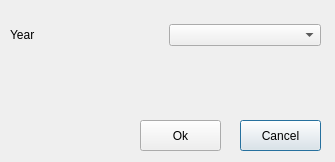
<?xml version="1.0" encoding="UTF-8"?>
<ui version="4.0">
 <class>Dialog</class>
 <widget class="QDialog" name="Dialog">
  <property name="geometry">
   <rect>
    <x>0</x>
    <y>0</y>
    <width>335</width>
    <height>162</height>
   </rect>
  </property>
  <property name="windowTitle">
   <string>Dialog</string>
  </property>
  <widget class="QWidget" name="gridLayoutWidget">
   <property name="geometry">
    <rect>
     <x>10</x>
     <y>10</y>
     <width>311</width>
     <height>51</height>
    </rect>
   </property>
   <layout class="QGridLayout" name="gridLayout">
    <item row="0" column="0">
     <widget class="QLabel" name="label">
      <property name="text">
       <string>Year</string>
      </property>
     </widget>
    </item>
    <item row="0" column="1">
     <widget class="QComboBox" name="comboBox"/>
    </item>
   </layout>
  </widget>
  <widget class="QPushButton" name="pushButton_2">
   <property name="geometry">
    <rect>
     <x>240</x>
     <y>120</y>
     <width>81</width>
     <height>31</height>
    </rect>
   </property>
   <property name="text">
    <string>Cancel</string>
   </property>
  </widget>
  <widget class="QPushButton" name="pushButton">
   <property name="geometry">
    <rect>
     <x>140</x>
     <y>120</y>
     <width>81</width>
     <height>31</height>
    </rect>
   </property>
   <property name="text">
    <string>Ok</string>
   </property>
  </widget>
 </widget>
 <resources/>
 <connections/>
</ui>
